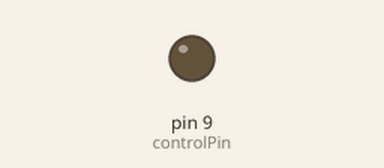
Bench run of a sketch on a simulated Arduino Uno, built with avr-gcc and run on an emulated ATmega328P. Parts: output pins drawn as LEDs (lit = HIGH).

Above: at 2.5 s.
At 6.0 s:
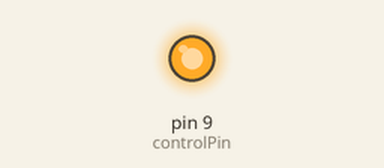
Timing chart, 0 to 9.1 s (numbered marks = the images above):
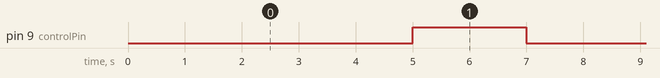

The sketch:

relay_motor_control.ino
```cpp
const int controlPin = 9;

void setup() {
  pinMode(controlPin, OUTPUT);
}

void loop() {
  digitalWrite(controlPin, LOW);   // (1)
  delay(5000);
  digitalWrite(controlPin, HIGH);
  delay(2000);
}
```

Measured:
- by itself, pin 9 (controlPin): alternates HIGH for 2.0 s and LOW for 5.0 s
